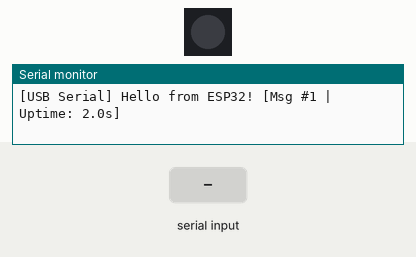
Recording of a sketch running on a simulated ESP32-S3. Shown: 1 RGB LEDs in strip order, left to right, the last lines printed to the serial monitor. The inputs (shaded band) are chosen by the test bench. Dim RGB values are drawn brighter than linear; nothing arrives over Bluetooth unless stated.

Above: at 2.6 s.
2.7 s: "1" received over the second serial link
At 2.77 s:
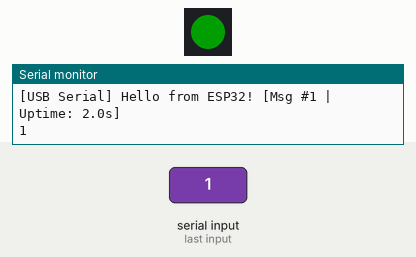
At 4.07 s:
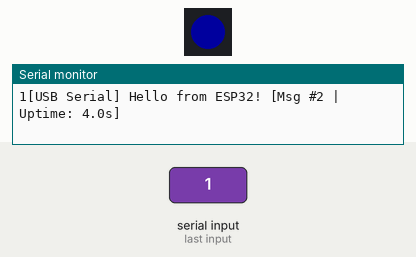
Timing chart, 0 to 10.3 s (numbered marks = the images above; inputs shaded):
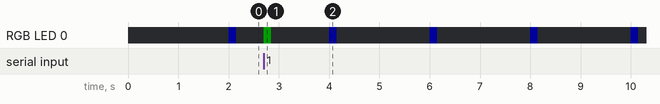

The sketch:

HelloBluetoothRGB.ino
```cpp
/**
 * HelloBluetoothRGB: creates a bidirectional bridge between USB Serial
 * and Bluetooth Serial (SPP). Sends a greeting over Bluetooth every
 * 2 seconds. Data received over Bluetooth is echoed to USB Serial
 * and vice versa.
 *
 * Uses an onboard NeoPixel to show Bluetooth activity with color:
 *   - BLUE flash:   data sent over Bluetooth (periodic greeting)
 *   - GREEN flash:  data received from Bluetooth peer
 *   - PURPLE flash: USB Serial data forwarded to Bluetooth
 *
 * The flash animation is fully non-blocking (millis()-based), so serial
 * data is never delayed. For a simpler version that uses the built-in
 * red LED with blocking delays, see HelloBluetooth.ino.
 *
 * Board: Requires an ESP32 with a built-in NeoPixel, such as the
 *        Adafruit ESP32 Feather V2 (NeoPixel on pin 0, power on pin 2).
 *        Will NOT compile on ESP32-S3 (no Bluetooth Classic).
 *
 *        If using an external NeoPixel, change NEOPIXEL_PIN to your
 *        data pin and set NEOPIXEL_POWER_PIN to -1.
 *
 * Requires: Adafruit NeoPixel library (install via Library Manager)
 *
 * See: https://makeabilitylab.github.io/physcomp/esp32/bluetooth-serial
 *
 * By Professor Jon E. Froehlich
 * Director, Makeability Lab, https://makeabilitylab.cs.uw.edu
 * Author, Interactive Physical Computing Textbook, https://makeabilitylab.github.io/physcomp/
 */

#include "BluetoothSerial.h"
#include <Adafruit_NeoPixel.h>

// Compile-time checks: Bluetooth Classic requires the original ESP32 chip ---
#if !defined(CONFIG_BT_ENABLED) || !defined(CONFIG_BLUEDROID_ENABLED)
#error Bluetooth Classic is not enabled. This sketch requires the original ESP32.
#endif

#if !defined(CONFIG_BT_SPP_ENABLED)
#error Serial Bluetooth (SPP) is not available. It is only supported on the original ESP32 chip.
#endif

// NeoPixel configuration
// ESP32 Feather V2: NeoPixel on pin 0, power on pin 2.
// External NeoPixel: change NEOPIXEL_PIN, set NEOPIXEL_POWER_PIN to -1.
const int NEOPIXEL_PIN = 0;
const int NEOPIXEL_POWER_PIN = 2;   // Set to -1 if no power pin needed
const int NUM_PIXELS = 1;

// Flash timing
const unsigned long FLASH_MS = 60;   // Duration of a single on/off cycle
const unsigned int NUM_FLASHES = 3;

// Colors for Bluetooth activity
const uint32_t COLOR_BT_SEND = Adafruit_NeoPixel::Color(0, 0, 255);  // Blue
const uint32_t COLOR_BT_RECV = Adafruit_NeoPixel::Color(0, 255, 0);  // Green
const uint32_t COLOR_USB_TO_BT = Adafruit_NeoPixel::Color(180, 0, 255); // Purple
const uint32_t COLOR_OFF     = Adafruit_NeoPixel::Color(0, 0, 0);

Adafruit_NeoPixel pixel(NUM_PIXELS, NEOPIXEL_PIN, NEO_GRB + NEO_KHZ800);

// Non-blocking flash state machine
// When startFlash() is called, it records the color and timestamp. Each time
// through loop(), updateFlash() checks whether it's time to toggle the LED
// on or off, or whether the animation is finished. The main loop never pauses.
bool _flashing = false;
uint32_t _flashColor = COLOR_OFF;
unsigned long _flashStartMs = 0;
unsigned int _flashStep = 0;       // Counts half-cycles: 0=on, 1=off, 2=on, ...
unsigned int _totalFlashSteps = 0; // NUM_FLASHES * 2 (on + off per flash)

// Bluetooth stuff
BluetoothSerial SerialBT;

unsigned long _lastMsgMs = 0;
unsigned long _msgCount = 0;
const unsigned long GREETING_INTERVAL_MS = 2000;

void setup() {
  Serial.begin(115200);

  // Enable power to the onboard NeoPixel (ESP32 Feather V2 only)
  if (NEOPIXEL_POWER_PIN >= 0) {
    pinMode(NEOPIXEL_POWER_PIN, OUTPUT);
    digitalWrite(NEOPIXEL_POWER_PIN, HIGH);
  }

  pixel.begin();
  pixel.setBrightness(30);  // Keep it dim — NeoPixels are bright!
  pixel.show();             // Initialize to off

  // Initialize Bluetooth with a device name. Pick something recognizable
  // in a classroom full of ESP32s!
  SerialBT.begin("ESP32-Bluetooth");

  Serial.println("Bluetooth started! You can now pair with 'ESP32-Bluetooth'.");
  Serial.println("Open a Bluetooth serial connection to see messages.");
  Serial.println("Anything you type here will be forwarded over Bluetooth (and vice versa).\n");
}

void loop() {
  // Advance the flash animation (returns immediately if idle)
  updateFlash();

  // Periodic greeting
  unsigned long now = millis();
  if (now - _lastMsgMs >= GREETING_INTERVAL_MS) {
    _lastMsgMs = now;
    _msgCount++;

    String msg = "Hello from ESP32! [Msg #" + String(_msgCount)
               + " | Uptime: " + String(now / 1000.0, 1) + "s]";

    if (SerialBT.connected()) {
      SerialBT.println("[Bluetooth] " + msg);
      startFlash(COLOR_BT_SEND);  // Blue flash: data sent over Bluetooth
    } else {
      Serial.println("[USB Serial] Waiting for Bluetooth connection...");
    }
    Serial.println("[USB Serial] " + msg);
  }

  // USB Serial → Bluetooth
  if (Serial.available()) {
    while (Serial.available()) {
      SerialBT.write(Serial.read());
    }
    startFlash(COLOR_USB_TO_BT);  // Purple flash: USB data forwarded to Bluetooth
  }

  // Bluetooth → USB Serial
  if (SerialBT.available()) {
    while (SerialBT.available()) {
      Serial.write(SerialBT.read());
    }
    startFlash(COLOR_BT_RECV);  // Green flash: data received over Bluetooth
  }
}

/**
 * Begins a non-blocking flash animation. If a flash is already in progress,
 * the new color takes over immediately (restarts the animation).
 *
 * @param color  The color to flash (use Adafruit_NeoPixel::Color(r, g, b))
 */
void startFlash(uint32_t color) {
  _flashing = true;
  _flashColor = color;
  _flashStep = 0;
  _totalFlashSteps = NUM_FLASHES * 2;  // Each flash = on + off
  _flashStartMs = millis();

  // Immediately turn on for the first half-cycle
  pixel.setPixelColor(0, _flashColor);
  pixel.show();
}

/**
 * Advances the flash animation by one step if enough time has elapsed.
 * Call this once per loop() iteration. Does nothing if no flash is active.
 *
 * The animation alternates between on and off states, each lasting
 * FLASH_MS / 2 milliseconds, for a total of NUM_FLASHES blinks.
 */
void updateFlash() {
  if (!_flashing) {
    return;
  }

  unsigned long elapsed = millis() - _flashStartMs;
  unsigned int expectedStep = elapsed / (FLASH_MS / 2);

  // Have we advanced to a new half-cycle?
  if (expectedStep > _flashStep) {
    _flashStep = expectedStep;

    if (_flashStep >= _totalFlashSteps) {
      // Animation complete — turn off and stop
      pixel.setPixelColor(0, COLOR_OFF);
      pixel.show();
      _flashing = false;
    } else if (_flashStep % 2 == 0) {
      // Even step = LED on
      pixel.setPixelColor(0, _flashColor);
      pixel.show();
    } else {
      // Odd step = LED off
      pixel.setPixelColor(0, COLOR_OFF);
      pixel.show();
    }
  }
}
```
